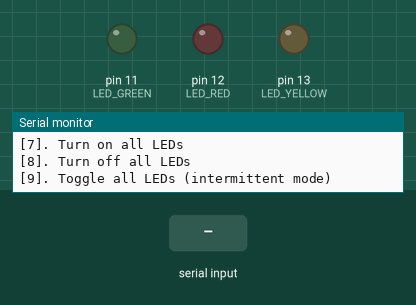
The sketch below on a simulated Arduino Uno, built with avr-gcc and run on an emulated ATmega328P. On the bench: output pins drawn as LEDs (lit = HIGH), the last lines printed to the serial monitor. Dashed ring = blinking. The test bench sets the inputs (shaded band).

Above: at 1.3 s.
1.4 s: "9" received over Serial
At 1.52 s:
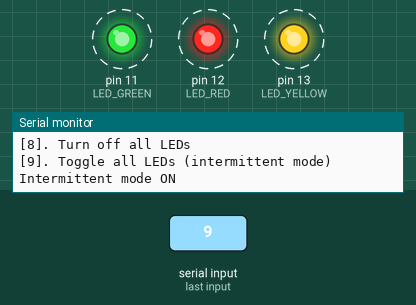
4.4 s: "1" received over Serial
At 4.52 s:
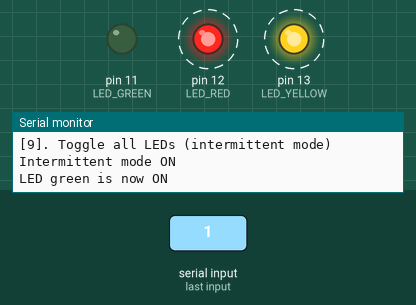
7.4 s: "3" received over Serial
At 7.52 s:
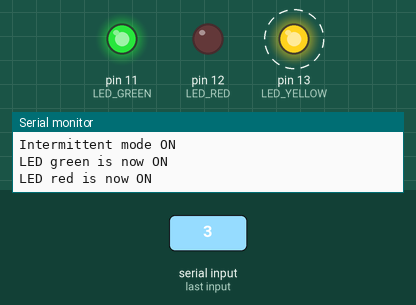
10.4 s: "5" received over Serial
Timing chart, 0 to 14.4 s (numbered marks = the images above; inputs shaded):
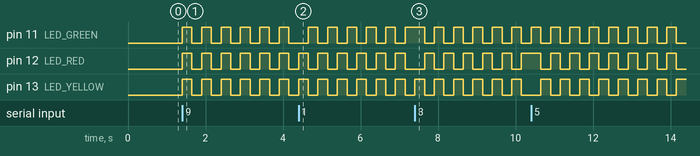

The sketch:

sketch_1_os.ino
```cpp
// Definir los pines para los LEDs
#define LED_GREEN 11    // Pin para el LED verde
#define LED_RED 12      // Pin para el LED rojo
#define LED_YELLOW 13   // Pin para el LED amarillo

// Variable para el modo intermitente
bool intermittentMode = false;

void setup() {
  pinMode(LED_GREEN, OUTPUT);
  pinMode(LED_RED, OUTPUT);
  pinMode(LED_YELLOW, OUTPUT);

  Serial.begin(9600);

  Serial.println("main menu");
  Serial.println("[1]. Turn on LED green");
  Serial.println("[2]. Turn off LED green");
  Serial.println("[3]. Turn on LED red");
  Serial.println("[4]. Turn off LED red");
  Serial.println("[5]. Turn on LED yellow");
  Serial.println("[6]. Turn off LED yellow");
  Serial.println("[7]. Turn on all LEDs");
  Serial.println("[8]. Turn off all LEDs");
  Serial.println("[9]. Toggle all LEDs (intermittent mode)");
}

void loop() {
  if (Serial.available() > 0) {
    char opt = Serial.read();

    switch (opt) {
      case '1':
        digitalWrite(LED_GREEN, HIGH);
        digitalWrite(LED_RED, LOW);
        digitalWrite(LED_YELLOW, LOW);
        Serial.println("LED green is now ON");
        break;

      case '2':
        digitalWrite(LED_GREEN, LOW);
        Serial.println("LED green is now OFF");
        break;

      case '3':
        digitalWrite(LED_RED, HIGH);
        digitalWrite(LED_GREEN, LOW);
        digitalWrite(LED_YELLOW, LOW);
        Serial.println("LED red is now ON");
        break;

      case '4':
        digitalWrite(LED_RED, LOW);
        Serial.println("LED red is now OFF");
        break;

      case '5':
        digitalWrite(LED_YELLOW, HIGH);
        digitalWrite(LED_GREEN, LOW);
        digitalWrite(LED_RED, LOW);
        Serial.println("LED yellow is now ON");
        break;

      case '6':
        digitalWrite(LED_YELLOW, LOW);
        Serial.println("LED yellow is now OFF");
        break;

      case '7':
        digitalWrite(LED_GREEN, HIGH);
        digitalWrite(LED_RED, HIGH);
        digitalWrite(LED_YELLOW, HIGH);
        Serial.println("All LEDs are now ON");
        break;

      case '8':
        digitalWrite(LED_GREEN, LOW);
        digitalWrite(LED_RED, LOW);
        digitalWrite(LED_YELLOW, LOW);
        Serial.println("All LEDs are now OFF");
        break;

      case '9':
        intermittentMode = !intermittentMode;
        if (intermittentMode) {
          Serial.println("Intermittent mode ON");
        } else {
          Serial.println("Intermittent mode OFF");
          digitalWrite(LED_GREEN, LOW);
          digitalWrite(LED_RED, LOW);
          digitalWrite(LED_YELLOW, LOW);
        }
        break;

      default:
        Serial.println("Invalid command");
        break;
    }
  }

  if (intermittentMode) {
    // Toggle the state of all LEDs
    digitalWrite(LED_GREEN, !digitalRead(LED_GREEN));
    digitalWrite(LED_RED, !digitalRead(LED_RED));
    digitalWrite(LED_YELLOW, !digitalRead(LED_YELLOW));
    delay(250);
  }
}
```

Measured:
- after the input at 1.4 s, pin 11 (LED_GREEN), pin 12 (LED_RED), pin 13 (LED_YELLOW): alternates HIGH for 0.25 s and LOW for 0.25 s, starting at once
